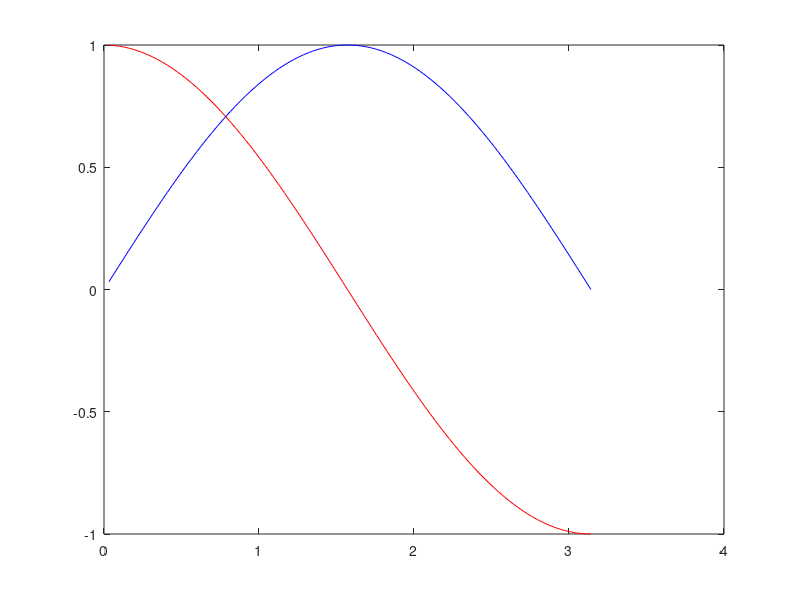

Write the MATLAB code that produced this figure.
function test;

    x = 1: 100;
    x = x / 100 * pi;
    y = cos(x);
    z = sin(x);

    h(1) = plot(x, y, 'r-'); hold on;
    h(2) = plot(x, z, 'b-'); hold on;
    xlim([0, 4]);
    ylim([-1, 1]);

    set(h, 'ButtonDownFcn', {@LineSelected, h})

    %w = waitforbuttonpress;
    %if w == 1
    %    set(h1, 'Visible', 'off')
    %end
end



function LineSelected(ObjectH, EventData, H)
    if get(ObjectH, 'LineWidth') == 2.5
        set(ObjectH, 'Visible', 'off');
    else
        set(ObjectH, 'LineWidth', 2.5);
        set(H(H ~= ObjectH), 'LineWidth', 0.5);
    end
end